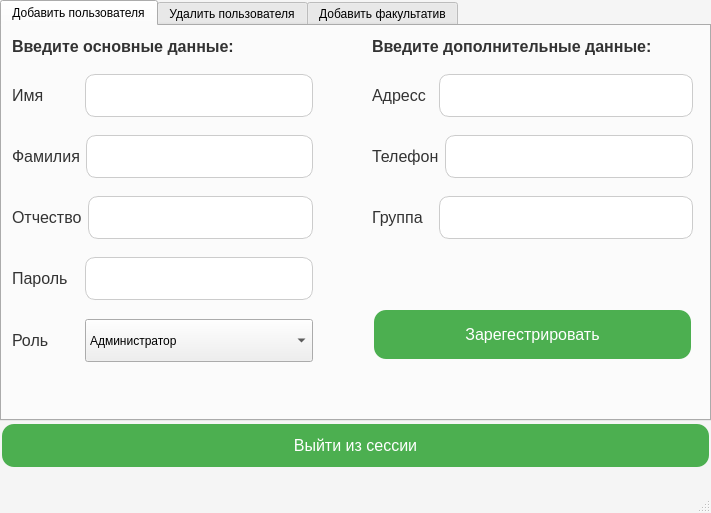
<?xml version="1.0" encoding="UTF-8"?>
<ui version="4.0">
 <class>AdminHome</class>
 <widget class="QMainWindow" name="AdminHome">
  <property name="geometry">
   <rect>
    <x>0</x>
    <y>0</y>
    <width>711</width>
    <height>513</height>
   </rect>
  </property>
  <property name="windowTitle">
   <string>MainWindow</string>
  </property>
  <property name="styleSheet">
   <string notr="true">/* Main window background */
QMainWindow {
    background-color: #f5f5f5; /* Светло-серый фон */
}

/* General button style */
QPushButton {
    background-color: #4CAF50; /* Зеленый фон */
    border: none; /* Без границы */
    color: white; /* Белый текст */
    padding: 10px 24px; /* Внутренний отступ */
    text-align: center; /* Выравнивание текста по центру */
    font-size: 16px; /* Размер шрифта */
    margin: 4px 2px; /* Внешний отступ */
    border-radius: 12px; /* Закругленные углы */
}

QPushButton:hover {
    background-color: #45a049; /* Темно-зеленый фон при наведении */
}

QPushButton:pressed {
    background-color: #398439; /* Ещё темнее при нажатии */
}

/* Line edit fields */
QLineEdit {
    border: 1px solid #ccc; /* Светло-серая граница */
    border-radius: 10px; /* Закругленные углы */
    padding: 10px; /* Внутренний отступ */
    font-size: 16px; /* Размер шрифта */
    background-color: #fff; /* Белый фон */
    margin: 4px 0; /* Внешний отступ */
}

/* Line edit focus style */
QLineEdit:focus {
    border: 1px solid #4CAF50; /* Зеленая граница при фокусе */
}

/* Labels */
QLabel {
    font-size: 16px; /* Размер шрифта */
    color: #333; /* Темно-серый текст */
}

/* Message box buttons */
QMessageBox QPushButton {
    background-color: #4CAF50; /* Зеленый фон */
    color: white; /* Белый текст */
    border: none; /* Без границы */
    padding: 10px 20px; /* Внутренний отступ */
    border-radius: 5px; /* Закругленные углы */
}

QMessageBox QPushButton:hover {
    background-color: #45a049; /* Темно-зеленый фон при наведении */
}

QMessageBox QPushButton:pressed {
    background-color: #398439; /* Ещё темнее при нажатии */
}
</string>
  </property>
  <widget class="QWidget" name="centralwidget">
   <widget class="QTabWidget" name="tabWidget">
    <property name="geometry">
     <rect>
      <x>0</x>
      <y>0</y>
      <width>711</width>
      <height>421</height>
     </rect>
    </property>
    <property name="currentIndex">
     <number>0</number>
    </property>
    <widget class="QWidget" name="tab">
     <attribute name="title">
      <string>Добавить пользователя</string>
     </attribute>
     <widget class="QPushButton" name="RegisterButton">
      <property name="geometry">
       <rect>
        <x>370</x>
        <y>280</y>
        <width>321</width>
        <height>57</height>
       </rect>
      </property>
      <property name="minimumSize">
       <size>
        <width>0</width>
        <height>57</height>
       </size>
      </property>
      <property name="text">
       <string>Зарегестрировать</string>
      </property>
     </widget>
     <widget class="QWidget" name="layoutWidget">
      <property name="geometry">
       <rect>
        <x>10</x>
        <y>40</y>
        <width>301</width>
        <height>305</height>
       </rect>
      </property>
      <layout class="QVBoxLayout" name="verticalLayout">
       <item>
        <layout class="QHBoxLayout" name="horizontalLayout">
         <item>
          <widget class="QLabel" name="label">
           <property name="minimumSize">
            <size>
             <width>67</width>
             <height>0</height>
            </size>
           </property>
           <property name="text">
            <string>Имя</string>
           </property>
          </widget>
         </item>
         <item>
          <widget class="QLineEdit" name="nameLine"/>
         </item>
        </layout>
       </item>
       <item>
        <layout class="QHBoxLayout" name="horizontalLayout_2">
         <item>
          <widget class="QLabel" name="label_2">
           <property name="minimumSize">
            <size>
             <width>67</width>
             <height>0</height>
            </size>
           </property>
           <property name="text">
            <string>Фамилия</string>
           </property>
          </widget>
         </item>
         <item>
          <widget class="QLineEdit" name="surnameLine"/>
         </item>
        </layout>
       </item>
       <item>
        <layout class="QHBoxLayout" name="horizontalLayout_3">
         <item>
          <widget class="QLabel" name="label_3">
           <property name="text">
            <string>Отчество</string>
           </property>
          </widget>
         </item>
         <item>
          <widget class="QLineEdit" name="patronymicLine"/>
         </item>
        </layout>
       </item>
       <item>
        <layout class="QHBoxLayout" name="horizontalLayout_4">
         <item>
          <widget class="QLabel" name="label_4">
           <property name="minimumSize">
            <size>
             <width>67</width>
             <height>0</height>
            </size>
           </property>
           <property name="text">
            <string>Пароль</string>
           </property>
          </widget>
         </item>
         <item>
          <widget class="QLineEdit" name="passwordline"/>
         </item>
        </layout>
       </item>
       <item>
        <layout class="QHBoxLayout" name="horizontalLayout_8">
         <item>
          <widget class="QLabel" name="label_8">
           <property name="minimumSize">
            <size>
             <width>0</width>
             <height>53</height>
            </size>
           </property>
           <property name="maximumSize">
            <size>
             <width>67</width>
             <height>16777215</height>
            </size>
           </property>
           <property name="text">
            <string>Роль</string>
           </property>
          </widget>
         </item>
         <item>
          <widget class="QComboBox" name="comboBox">
           <property name="minimumSize">
            <size>
             <width>0</width>
             <height>43</height>
            </size>
           </property>
           <item>
            <property name="text">
             <string>Администратор</string>
            </property>
           </item>
           <item>
            <property name="text">
             <string>Студент</string>
            </property>
           </item>
           <item>
            <property name="text">
             <string>Преподаватель</string>
            </property>
           </item>
          </widget>
         </item>
        </layout>
       </item>
      </layout>
     </widget>
     <widget class="QWidget" name="layoutWidget">
      <property name="geometry">
       <rect>
        <x>370</x>
        <y>40</y>
        <width>321</width>
        <height>181</height>
       </rect>
      </property>
      <layout class="QVBoxLayout" name="verticalLayout_2">
       <item>
        <layout class="QHBoxLayout" name="horizontalLayout_5">
         <item>
          <widget class="QLabel" name="label_5">
           <property name="minimumSize">
            <size>
             <width>61</width>
             <height>0</height>
            </size>
           </property>
           <property name="text">
            <string>Адресс</string>
           </property>
          </widget>
         </item>
         <item>
          <widget class="QLineEdit" name="addressLine"/>
         </item>
        </layout>
       </item>
       <item>
        <layout class="QHBoxLayout" name="horizontalLayout_6">
         <item>
          <widget class="QLabel" name="label_6">
           <property name="text">
            <string>Телефон</string>
           </property>
          </widget>
         </item>
         <item>
          <widget class="QLineEdit" name="phoneLine"/>
         </item>
        </layout>
       </item>
       <item>
        <layout class="QHBoxLayout" name="horizontalLayout_7">
         <item>
          <widget class="QLabel" name="label_7">
           <property name="minimumSize">
            <size>
             <width>61</width>
             <height>0</height>
            </size>
           </property>
           <property name="text">
            <string>Группа</string>
           </property>
          </widget>
         </item>
         <item>
          <widget class="QLineEdit" name="groupLine"/>
         </item>
        </layout>
       </item>
      </layout>
     </widget>
     <widget class="QLabel" name="label_12">
      <property name="geometry">
       <rect>
        <x>10</x>
        <y>10</y>
        <width>261</width>
        <height>20</height>
       </rect>
      </property>
      <property name="font">
       <font>
        <pointsize>-1</pointsize>
        <bold>true</bold>
       </font>
      </property>
      <property name="text">
       <string>Введите основные данные:</string>
      </property>
     </widget>
     <widget class="QLabel" name="label_13">
      <property name="geometry">
       <rect>
        <x>370</x>
        <y>10</y>
        <width>321</width>
        <height>20</height>
       </rect>
      </property>
      <property name="font">
       <font>
        <pointsize>-1</pointsize>
        <bold>true</bold>
       </font>
      </property>
      <property name="text">
       <string>Введите дополнительные данные:</string>
      </property>
     </widget>
    </widget>
    <widget class="QWidget" name="tab_3">
     <attribute name="title">
      <string>Удалить пользователя</string>
     </attribute>
     <widget class="QPushButton" name="deleteButton">
      <property name="geometry">
       <rect>
        <x>320</x>
        <y>100</y>
        <width>151</width>
        <height>71</height>
       </rect>
      </property>
      <property name="text">
       <string>Удалить</string>
      </property>
     </widget>
     <widget class="QLabel" name="label_14">
      <property name="geometry">
       <rect>
        <x>10</x>
        <y>20</y>
        <width>141</width>
        <height>20</height>
       </rect>
      </property>
      <property name="font">
       <font>
        <pointsize>-1</pointsize>
        <bold>true</bold>
       </font>
      </property>
      <property name="text">
       <string>Введите ФИО:</string>
      </property>
     </widget>
     <widget class="QWidget" name="layoutWidget">
      <property name="geometry">
       <rect>
        <x>10</x>
        <y>50</y>
        <width>251</width>
        <height>181</height>
       </rect>
      </property>
      <layout class="QVBoxLayout" name="verticalLayout_3">
       <item>
        <layout class="QHBoxLayout" name="horizontalLayout_9">
         <item>
          <widget class="QLabel" name="label_9">
           <property name="minimumSize">
            <size>
             <width>67</width>
             <height>0</height>
            </size>
           </property>
           <property name="text">
            <string>Имя</string>
           </property>
          </widget>
         </item>
         <item>
          <widget class="QLineEdit" name="deleteNameLine"/>
         </item>
        </layout>
       </item>
       <item>
        <layout class="QHBoxLayout" name="horizontalLayout_10">
         <item>
          <widget class="QLabel" name="label_10">
           <property name="minimumSize">
            <size>
             <width>67</width>
             <height>0</height>
            </size>
           </property>
           <property name="text">
            <string>Фамилия</string>
           </property>
          </widget>
         </item>
         <item>
          <widget class="QLineEdit" name="deleteSurnameLine"/>
         </item>
        </layout>
       </item>
       <item>
        <layout class="QHBoxLayout" name="horizontalLayout_11">
         <item>
          <widget class="QLabel" name="label_11">
           <property name="text">
            <string>Отчество</string>
           </property>
          </widget>
         </item>
         <item>
          <widget class="QLineEdit" name="deletePatronymicLine"/>
         </item>
        </layout>
       </item>
      </layout>
     </widget>
    </widget>
    <widget class="QWidget" name="tab_2">
     <attribute name="title">
      <string>Добавить факультатив</string>
     </attribute>
     <widget class="QLabel" name="label_20">
      <property name="geometry">
       <rect>
        <x>10</x>
        <y>10</y>
        <width>321</width>
        <height>21</height>
       </rect>
      </property>
      <property name="font">
       <font>
        <pointsize>-1</pointsize>
        <bold>true</bold>
       </font>
      </property>
      <property name="text">
       <string>Введите информацию о факультативе:</string>
      </property>
     </widget>
     <widget class="QLabel" name="label_21">
      <property name="geometry">
       <rect>
        <x>400</x>
        <y>10</y>
        <width>101</width>
        <height>21</height>
       </rect>
      </property>
      <property name="font">
       <font>
        <pointsize>-1</pointsize>
        <bold>true</bold>
       </font>
      </property>
      <property name="text">
       <string>Кто ведет:</string>
      </property>
     </widget>
     <widget class="QPushButton" name="addFacultativ">
      <property name="geometry">
       <rect>
        <x>390</x>
        <y>260</y>
        <width>271</width>
        <height>61</height>
       </rect>
      </property>
      <property name="text">
       <string>Добавить</string>
      </property>
     </widget>
     <widget class="QWidget" name="layoutWidget">
      <property name="geometry">
       <rect>
        <x>390</x>
        <y>40</y>
        <width>271</width>
        <height>181</height>
       </rect>
      </property>
      <layout class="QVBoxLayout" name="verticalLayout_5">
       <item>
        <layout class="QHBoxLayout" name="horizontalLayout_17">
         <item>
          <widget class="QLabel" name="label_22">
           <property name="minimumSize">
            <size>
             <width>67</width>
             <height>0</height>
            </size>
           </property>
           <property name="maximumSize">
            <size>
             <width>67</width>
             <height>16777215</height>
            </size>
           </property>
           <property name="text">
            <string>Имя</string>
           </property>
          </widget>
         </item>
         <item>
          <widget class="QLineEdit" name="NamePrepodavatilEdit"/>
         </item>
        </layout>
       </item>
       <item>
        <layout class="QHBoxLayout" name="horizontalLayout_18">
         <item>
          <widget class="QLabel" name="label_23">
           <property name="minimumSize">
            <size>
             <width>67</width>
             <height>0</height>
            </size>
           </property>
           <property name="maximumSize">
            <size>
             <width>67</width>
             <height>16777215</height>
            </size>
           </property>
           <property name="text">
            <string>Фамилия</string>
           </property>
          </widget>
         </item>
         <item>
          <widget class="QLineEdit" name="SurnamePrepodavatilEdit"/>
         </item>
        </layout>
       </item>
       <item>
        <layout class="QHBoxLayout" name="horizontalLayout_19">
         <item>
          <widget class="QLabel" name="label_24">
           <property name="text">
            <string>Отчество</string>
           </property>
          </widget>
         </item>
         <item>
          <widget class="QLineEdit" name="PatronumicPrepodavatilEdit"/>
         </item>
        </layout>
       </item>
      </layout>
     </widget>
     <widget class="QWidget" name="layoutWidget">
      <property name="geometry">
       <rect>
        <x>10</x>
        <y>40</y>
        <width>346</width>
        <height>301</height>
       </rect>
      </property>
      <layout class="QVBoxLayout" name="verticalLayout_4">
       <item>
        <layout class="QHBoxLayout" name="horizontalLayout_12">
         <item>
          <widget class="QLabel" name="label_15">
           <property name="text">
            <string>Название факультатива</string>
           </property>
          </widget>
         </item>
         <item>
          <widget class="QLineEdit" name="NameFacultativeEdit">
           <property name="minimumSize">
            <size>
             <width>165</width>
             <height>0</height>
            </size>
           </property>
          </widget>
         </item>
        </layout>
       </item>
       <item>
        <layout class="QHBoxLayout" name="horizontalLayout_13">
         <item>
          <widget class="QLabel" name="label_16">
           <property name="text">
            <string>Вид проведения</string>
           </property>
          </widget>
         </item>
         <item>
          <widget class="QComboBox" name="comboBox_2">
           <property name="minimumSize">
            <size>
             <width>200</width>
             <height>43</height>
            </size>
           </property>
           <property name="maximumSize">
            <size>
             <width>165</width>
             <height>16777215</height>
            </size>
           </property>
           <item>
            <property name="text">
             <string>Практика</string>
            </property>
           </item>
           <item>
            <property name="text">
             <string>Лекция</string>
            </property>
           </item>
           <item>
            <property name="text">
             <string>Лабараторная работа</string>
            </property>
           </item>
          </widget>
         </item>
        </layout>
       </item>
       <item>
        <layout class="QHBoxLayout" name="horizontalLayout_16">
         <item>
          <widget class="QLabel" name="label_19">
           <property name="text">
            <string>Время проведения</string>
           </property>
          </widget>
         </item>
         <item>
          <widget class="QTimeEdit" name="timeFacultativeEdit">
           <property name="minimumSize">
            <size>
             <width>200</width>
             <height>43</height>
            </size>
           </property>
           <property name="maximumSize">
            <size>
             <width>165</width>
             <height>16777215</height>
            </size>
           </property>
          </widget>
         </item>
        </layout>
       </item>
       <item>
        <layout class="QHBoxLayout" name="horizontalLayout_14">
         <item>
          <widget class="QLabel" name="label_17">
           <property name="text">
            <string>Количество мест</string>
           </property>
          </widget>
         </item>
         <item>
          <widget class="QLineEdit" name="SeatsFacultativeEdit">
           <property name="maximumSize">
            <size>
             <width>200</width>
             <height>16777215</height>
            </size>
           </property>
          </widget>
         </item>
        </layout>
       </item>
       <item>
        <layout class="QHBoxLayout" name="horizontalLayout_15">
         <item>
          <widget class="QLabel" name="label_18">
           <property name="maximumSize">
            <size>
             <width>70</width>
             <height>16777215</height>
            </size>
           </property>
           <property name="text">
            <string>Группа</string>
           </property>
          </widget>
         </item>
         <item>
          <widget class="QLineEdit" name="GroupFacultativeEdit">
           <property name="maximumSize">
            <size>
             <width>260</width>
             <height>16777215</height>
            </size>
           </property>
          </widget>
         </item>
        </layout>
       </item>
      </layout>
     </widget>
    </widget>
   </widget>
   <widget class="QPushButton" name="pushButton">
    <property name="geometry">
     <rect>
      <x>0</x>
      <y>420</y>
      <width>711</width>
      <height>51</height>
     </rect>
    </property>
    <property name="text">
     <string>Выйти из сессии</string>
    </property>
   </widget>
  </widget>
  <widget class="QMenuBar" name="menubar">
   <property name="geometry">
    <rect>
     <x>0</x>
     <y>0</y>
     <width>711</width>
     <height>26</height>
    </rect>
   </property>
  </widget>
  <widget class="QStatusBar" name="statusbar"/>
 </widget>
 <resources/>
 <connections/>
</ui>
